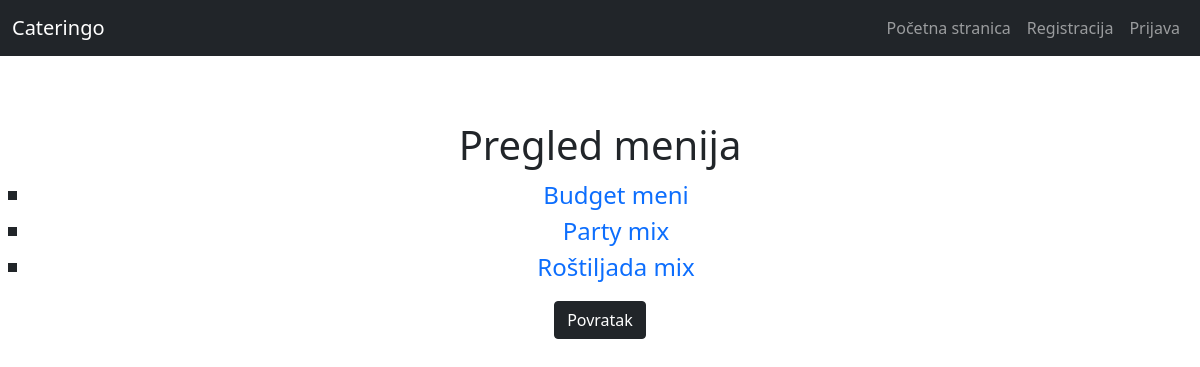
The app's page /meniji with its own data.
### catering/models.py (models this page shows, shortened)
class Menu(models.Model):
    naziv_menija = models.CharField(max_length = 100)
    jelo_na_meniju = models.ManyToManyField(Jelo, related_name="jela", verbose_name="Jela u meniju")
    class Meta:
        verbose_name = "Meni"
        verbose_name_plural = "Meniji"

### catering/views.py (the view)
# urls.py: path('meniji', PregledMenijaView.as_view(), name="meniji"),
class PregledMenijaView(ListView):
    model = Menu
    template_name = 'pregled_menija.html'

### templates/pregled_menija.html (shortened to what this page needs)
{% extends 'base.html' %}
{% load has_group %}
{% block content %}
<h1 style="text-align: center; padding-top: 50px">Pregled menija</h1>
<ul style=" font-size: 24px; list-style-type: square;">
{% for object in object_list %}
<li style="font-size: 24px;"> <a style="text-decoration: none;" href="{% url 'detaljni_meni' object.pk %}"> {{ object.naziv_menija }} </a> </li>
{% endfor %}
</ul>
<button type="submit" class="btn btn-dark"><a class="button" style="text-decoration: none; color: white;" href="/">Povratak</a></button>
{% endblock content %}

### records on screen
Menu: naziv_menija "Budget meni"
Menu: naziv_menija "Party mix"
Menu: naziv_menija "Roštiljada mix"
